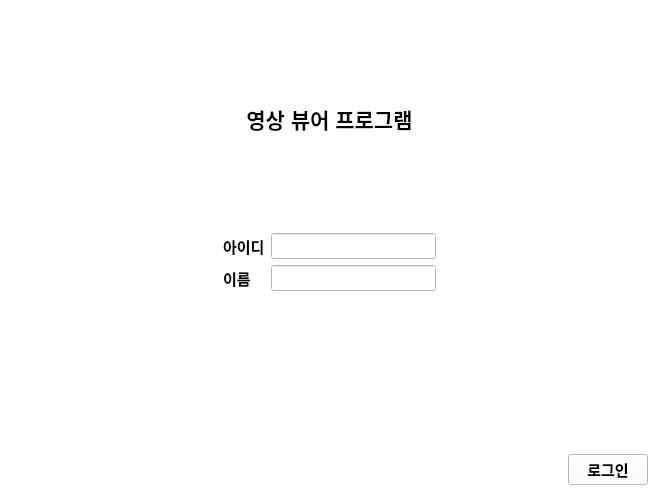
<?xml version="1.0" encoding="UTF-8"?>
<ui version="4.0">
 <class>LoginForm</class>
 <widget class="QWidget" name="LoginForm">
  <property name="geometry">
   <rect>
    <x>0</x>
    <y>0</y>
    <width>659</width>
    <height>496</height>
   </rect>
  </property>
  <property name="windowTitle">
   <string>Form</string>
  </property>
  <property name="styleSheet">
   <string notr="true">background-color: rgb(255, 255, 255);</string>
  </property>
  <layout class="QGridLayout" name="gridLayout">
   <item row="0" column="0">
    <widget class="QLabel" name="label">
     <property name="font">
      <font>
       <pointsize>16</pointsize>
       <bold>true</bold>
      </font>
     </property>
     <property name="text">
      <string>영상 뷰어 프로그램</string>
     </property>
     <property name="alignment">
      <set>Qt::AlignCenter</set>
     </property>
    </widget>
   </item>
   <item row="1" column="0">
    <layout class="QHBoxLayout" name="horizontalLayout_2">
     <item>
      <spacer name="horizontalSpacer_2">
       <property name="orientation">
        <enum>Qt::Horizontal</enum>
       </property>
       <property name="sizeHint" stdset="0">
        <size>
         <width>40</width>
         <height>20</height>
        </size>
       </property>
      </spacer>
     </item>
     <item>
      <layout class="QFormLayout" name="formLayout">
       <item row="0" column="0">
        <widget class="QLabel" name="label_2">
         <property name="font">
          <font>
           <pointsize>11</pointsize>
           <bold>true</bold>
          </font>
         </property>
         <property name="text">
          <string>아이디</string>
         </property>
         <property name="buddy">
          <cstring>DoctorID</cstring>
         </property>
        </widget>
       </item>
       <item row="0" column="1">
        <widget class="QLineEdit" name="DoctorID">
         <property name="font">
          <font>
           <pointsize>11</pointsize>
          </font>
         </property>
        </widget>
       </item>
       <item row="1" column="0">
        <widget class="QLabel" name="label_3">
         <property name="font">
          <font>
           <pointsize>11</pointsize>
           <bold>true</bold>
          </font>
         </property>
         <property name="text">
          <string>이름</string>
         </property>
         <property name="buddy">
          <cstring>DoctorName</cstring>
         </property>
        </widget>
       </item>
       <item row="1" column="1">
        <widget class="QLineEdit" name="DoctorName">
         <property name="font">
          <font>
           <pointsize>11</pointsize>
          </font>
         </property>
        </widget>
       </item>
      </layout>
     </item>
     <item>
      <spacer name="horizontalSpacer_3">
       <property name="orientation">
        <enum>Qt::Horizontal</enum>
       </property>
       <property name="sizeHint" stdset="0">
        <size>
         <width>40</width>
         <height>20</height>
        </size>
       </property>
      </spacer>
     </item>
    </layout>
   </item>
   <item row="2" column="0">
    <layout class="QHBoxLayout" name="horizontalLayout">
     <item>
      <spacer name="horizontalSpacer">
       <property name="orientation">
        <enum>Qt::Horizontal</enum>
       </property>
       <property name="sizeHint" stdset="0">
        <size>
         <width>40</width>
         <height>20</height>
        </size>
       </property>
      </spacer>
     </item>
     <item>
      <widget class="QPushButton" name="LogIn">
       <property name="font">
        <font>
         <pointsize>11</pointsize>
         <bold>true</bold>
        </font>
       </property>
       <property name="text">
        <string>로그인</string>
       </property>
       <property name="shortcut">
        <string>Return</string>
       </property>
      </widget>
     </item>
    </layout>
   </item>
  </layout>
 </widget>
 <resources/>
 <connections/>
</ui>
